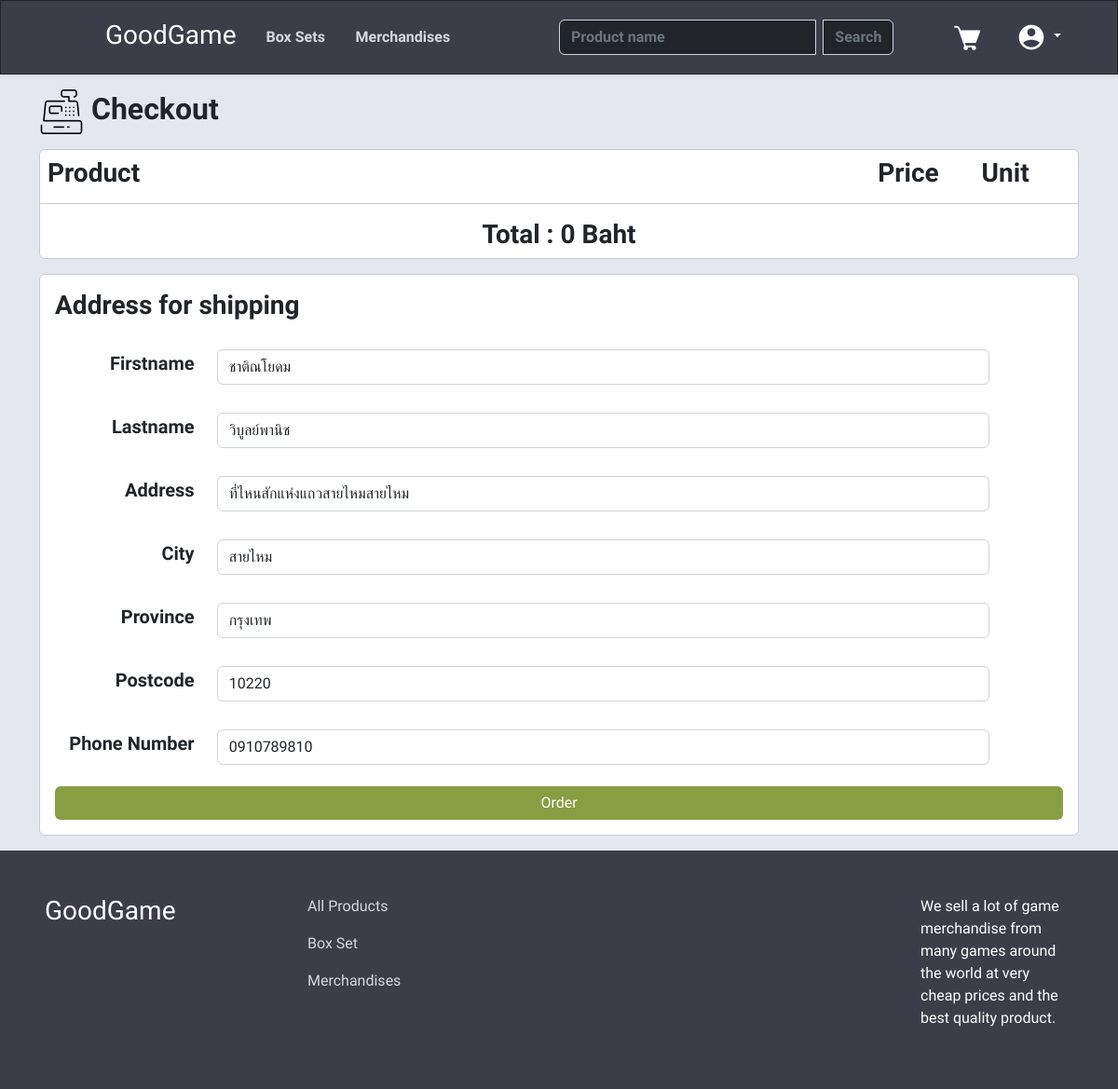
Screenshot of /checkout.php (signed in) with the database file from the repository.
### tables this page shows
CREATE TABLE "Customer" (
	"CustomerID"	INTEGER NOT NULL,
	"FirstName"	TEXT,
	"LastName"	TEXT,
	"Address"	TEXT,
	"City"	TEXT,
	"Province"	TEXT,
	"Postcode"	TEXT,
	"phonenumber"	TEXT,
	"Username"	TEXT,
	"Password"	TEXT,
	"Email"	TEXT,
	PRIMARY KEY("CustomerID" AUTOINCREMENT)
);

### checkout.php (the view, shortened to what this page needs)
<?php
include "navbar.php";
$sql = "SELECT * FROM Customer WHERE CustomerID =" . $_SESSION["ID"] . "";
$result = $db->query($sql);
?>
<html lang="en">
<head>
    <link href="stylescheckout.css" rel="stylesheet">
    <link rel="stylesheet" href="stylesnavfoot.css">
</head>
<body>
    <div class="container-fluid main-container">
        <div class="container">
            <h2 class="mt-3 mb-3 fw-bold"><img src="image/webelement/cashier.png" alt=""> Checkout</h2>
            <div class="card cart-card">
                <table class="table cart-table">
                    <thead>
                        <tr>
                            <th class="checkout-list-product">
                                <h3 class="fw-bold">Product</h3>
                            </th>
                            <th class="checkout-list-price">
                                <h3 class="fw-bold">Price</h3>
                            </th>
                            <th class="checkout-list-unit">
                                <h3 class="fw-bold">Unit</h3>
                            </th>
                        </tr>
                    </thead>
                        <?php
                        $alltotal = 0;
                        ?>
                </table>
                <h3 class="text-center fw-bold"><?php echo "Total : " . number_format($alltotal) . " Baht"; ?></h3>
            </div>
            <div class="card cart-card mt-3 mb-3">
                <h3 class="ps-3 pt-3 fw-bold">Address for shipping</h3>
                <?php while ($info = $result->fetchArray(SQLITE3_ASSOC)) {
                    echo '<form action="order.php" method="post">
                    <div class="row align-items-center mb-3 mt-3">
                        <div class="col-2">
                            <h5 class="fw-bold text-end"><label for="infofname" class="col-form-label">Firstname</label></h5>
                        </div>
                        <div class="col-9">
                            <input type="text" id="infofname" name="fname" class="form-control" value="' . $info["FirstName"] . '">
                        </div>
                    </div>
                    <div class="row align-items-center mb-3">
                        <div class="col-2">
                            <h5 class="fw-bold text-end"><label for="infolname" class="col-form-label">Lastname</label></h5>
                        </div>
                        <div class="col-9">
                            <input type="text" id="infolname" name="lname" class="form-control" value="' . $info["LastName"] . '">
                        </div>
                    </div>
                    <div class="row align-items-center mb-3">
                        <div class="col-2">
                            <h5 class="fw-bold text-end"><label for="infoaddress" class="col-form-label">Address</label></h5>
                        </div>
                        <div class="col-9">
                            <input type="text" id="infoaddress" name="address" class="form-control" value="' . $info["Address"] . '">
                        </div>
                    </div>
                    <div class="row align-items-center mb-3">
                        <div class="col-2">
                            <h5 class="fw-bold text-end"><label for="infocity" class="col-form-label">City</label></h5>
                        </div>
                        <div class="col-9">
                            <input type="text" id="infocity" name="city" class="form-control" value="' . $info["City"] . '">
                        </div>
                    </div>
                    <div class="row align-items-center mb-3">
                        <div class="col-2">
                            <h5 class="fw-bold text-end"><label for="infoprovince" class="col-form-label">Province</label></h5>
                        </div>
                        <div class="col-9">
                            <input type="text" id="infoprovince" name="province" class="form-control" value="' . $info["Province"] . '">
                        </div>
                    </div>
                    <div class="row align-items-center mb-3">
                        <div class="col-2">
                            <h5 class="fw-bold text-end"><label for="infopostcode" class="col-form-label">Postcode</label></h5>
                        </div>
                        <div class="col-9">
                            <input type="text" id="infopostcode" name="postcode" class="form-control" value="' . $info["Postcode"] . '">
                        </div>
                    </div>
                    <div class="row align-items-center">
                        <div class="col-2">
                            <h5 class="fw-bold text-end"><label for="infophone" class="col-form-label">Phone Number</label></h5>
                        </div>
                        <div class="col-9">
                            <input type="text" id="infophone" name="phone" class="form-control" value="' . $info["phonenumber"] . '">
                        </div>
                    </div>
                    <div class="d-grid ms-3 me-3 mt-3">
                    <button type="submit" name="order" value="' . $alltotal . '" class="btn btn-success pay-button">Order</button>
                    </div>
                </form>';
                } ?>
            </div>
        </div>
    </div>
    <footer class="main-navbar">
        <div class="container-fluid p-5">
            <div class="row">
                <div class="col-3">
                    <h3><a class="nav-link text-white" href="index.php">GoodGame</a></h3>
                </div>
                <div class="col-7">
                    <a class="nav-link web-text-color pb-3" href="filter.php?filter_type=None">All Products</a>
                    <a class="nav-link web-text-color pb-3" href="filter.php?filter_type=Box Set">Box Set</a>
                    <a class="nav-link web-text-color pb-3" href="filter.php?filter_type=Merchandise">Merchandises</a>
                </div>
                <div class="col-2">
                    <p class="text-white">We sell a lot of game merchandise from many games around the world at very cheap prices and the best quality product.</p>
                </div>
            </div>
        </div>
    </footer>
</body>
</html>

### stylesnavfoot.css (style rules this page uses)
.web-text-color { color: rgba(213, 216, 223) !important; }
.main-navbar { background-color: rgba(59, 62, 72); }

### stylescheckout.css (style rules this page uses)
body { font-family: 'Chakra Petch', sans-serif !important; }
.main-container { background-color: rgb(228, 231, 237); display: flex; min-height: 70%; }
.cart-card { border-color: rgb(199, 203, 212); }
.cart-table { border-color: rgb(199, 203, 212); }
.pay-button { background-color: rgb(135, 158, 66); border: transparent; }
.checkout-list-product { width: 80%; }
.checkout-list-price { width: 10%; }
.checkout-list-unit { width: 10%; }

### rows the page displays
customer: fname "ชาติณโยดม", lname "วิบูลย์พานิช", address "ที่ไหนสักแห่งแถวสายไหมสายไหม", city "สายไหม", province "กรุงเทพ", postcode "10220", phone "0910789810"

### other values shown
$alltotal "0"
